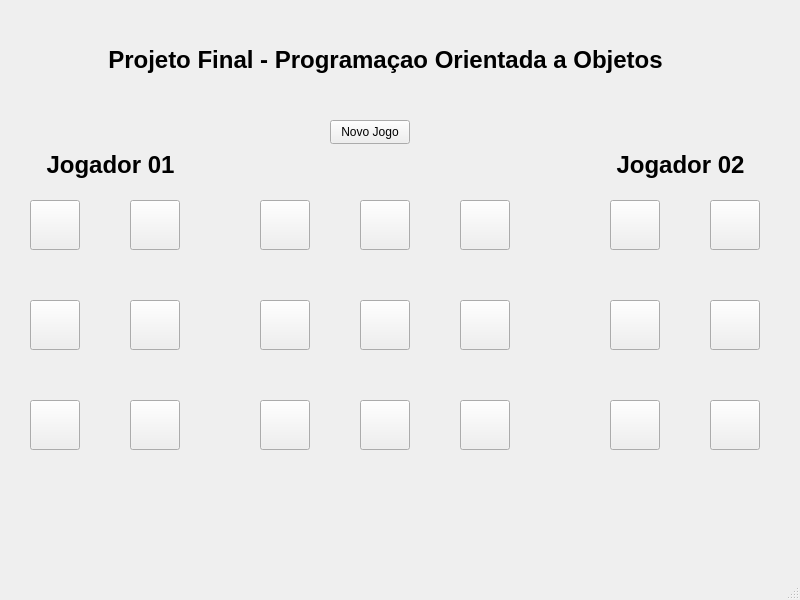
<?xml version="1.0" encoding="UTF-8"?>
<ui version="4.0">
 <class>MainWindow</class>
 <widget class="QMainWindow" name="MainWindow">
  <property name="geometry">
   <rect>
    <x>0</x>
    <y>0</y>
    <width>800</width>
    <height>600</height>
   </rect>
  </property>
  <property name="windowTitle">
   <string>Game</string>
  </property>
  <widget class="QWidget" name="centralwidget">
   <widget class="QLabel" name="label_2">
    <property name="geometry">
     <rect>
      <x>20</x>
      <y>10</y>
      <width>731</width>
      <height>101</height>
     </rect>
    </property>
    <property name="text">
     <string>&lt;html&gt;&lt;head/&gt;&lt;body&gt;&lt;h1 align=&quot;center&quot; style=&quot; margin-top:18px; margin-bottom:12px; margin-left:0px; margin-right:0px; -qt-block-indent:0; text-indent:0px;&quot;&gt;Projeto Final - Programaçao Orientada a Objetos&lt;/h1&gt;&lt;/body&gt;&lt;/html&gt;</string>
    </property>
   </widget>
   <widget class="QPushButton" name="btn_Peca11">
    <property name="geometry">
     <rect>
      <x>30</x>
      <y>200</y>
      <width>50</width>
      <height>50</height>
     </rect>
    </property>
    <property name="text">
     <string/>
    </property>
   </widget>
   <widget class="QPushButton" name="btn_Peca13">
    <property name="geometry">
     <rect>
      <x>30</x>
      <y>300</y>
      <width>50</width>
      <height>50</height>
     </rect>
    </property>
    <property name="text">
     <string/>
    </property>
   </widget>
   <widget class="QPushButton" name="btn_Peca14">
    <property name="geometry">
     <rect>
      <x>130</x>
      <y>300</y>
      <width>50</width>
      <height>50</height>
     </rect>
    </property>
    <property name="text">
     <string/>
    </property>
   </widget>
   <widget class="QPushButton" name="btn_Peca15">
    <property name="geometry">
     <rect>
      <x>30</x>
      <y>400</y>
      <width>50</width>
      <height>50</height>
     </rect>
    </property>
    <property name="text">
     <string/>
    </property>
   </widget>
   <widget class="QPushButton" name="btn_Peca16">
    <property name="geometry">
     <rect>
      <x>130</x>
      <y>400</y>
      <width>50</width>
      <height>50</height>
     </rect>
    </property>
    <property name="text">
     <string/>
    </property>
   </widget>
   <widget class="QPushButton" name="btn_Peca12">
    <property name="geometry">
     <rect>
      <x>130</x>
      <y>200</y>
      <width>50</width>
      <height>50</height>
     </rect>
    </property>
    <property name="text">
     <string/>
    </property>
   </widget>
   <widget class="QPushButton" name="btn_Peca26">
    <property name="geometry">
     <rect>
      <x>710</x>
      <y>400</y>
      <width>50</width>
      <height>50</height>
     </rect>
    </property>
    <property name="text">
     <string/>
    </property>
   </widget>
   <widget class="QPushButton" name="btn_Peca21">
    <property name="geometry">
     <rect>
      <x>610</x>
      <y>200</y>
      <width>50</width>
      <height>50</height>
     </rect>
    </property>
    <property name="text">
     <string/>
    </property>
   </widget>
   <widget class="QPushButton" name="btn_Peca22">
    <property name="geometry">
     <rect>
      <x>710</x>
      <y>200</y>
      <width>50</width>
      <height>50</height>
     </rect>
    </property>
    <property name="text">
     <string/>
    </property>
   </widget>
   <widget class="QPushButton" name="btn_Peca24">
    <property name="geometry">
     <rect>
      <x>710</x>
      <y>300</y>
      <width>50</width>
      <height>50</height>
     </rect>
    </property>
    <property name="text">
     <string/>
    </property>
   </widget>
   <widget class="QPushButton" name="btn_Peca25">
    <property name="geometry">
     <rect>
      <x>610</x>
      <y>400</y>
      <width>50</width>
      <height>50</height>
     </rect>
    </property>
    <property name="text">
     <string/>
    </property>
   </widget>
   <widget class="QPushButton" name="btn_Peca23">
    <property name="geometry">
     <rect>
      <x>610</x>
      <y>300</y>
      <width>50</width>
      <height>50</height>
     </rect>
    </property>
    <property name="text">
     <string/>
    </property>
   </widget>
   <widget class="QLabel" name="label_Jogador1">
    <property name="geometry">
     <rect>
      <x>40</x>
      <y>140</y>
      <width>141</width>
      <height>51</height>
     </rect>
    </property>
    <property name="text">
     <string>&lt;html&gt;&lt;head/&gt;&lt;body&gt;&lt;h1 align=&quot;center&quot; style=&quot; margin-top:18px; margin-bottom:12px; margin-left:0px; margin-right:0px; -qt-block-indent:0; text-indent:0px;&quot;&gt;&lt;span style=&quot; font-size:14pt; font-weight:700;&quot;&gt;Jogador 01&lt;/span&gt;&lt;/h1&gt;&lt;/body&gt;&lt;/html&gt;</string>
    </property>
   </widget>
   <widget class="QLabel" name="label_Jogador2">
    <property name="geometry">
     <rect>
      <x>610</x>
      <y>140</y>
      <width>141</width>
      <height>51</height>
     </rect>
    </property>
    <property name="text">
     <string>&lt;html&gt;&lt;head/&gt;&lt;body&gt;&lt;h1 align=&quot;center&quot; style=&quot; margin-top:18px; margin-bottom:12px; margin-left:0px; margin-right:0px; -qt-block-indent:0; text-indent:0px;&quot;&gt;&lt;span style=&quot; font-size:14pt; font-weight:700;&quot;&gt;Jogador 02&lt;/span&gt;&lt;/h1&gt;&lt;/body&gt;&lt;/html&gt;</string>
    </property>
   </widget>
   <widget class="QLabel" name="label_Tabuleiro">
    <property name="geometry">
     <rect>
      <x>205</x>
      <y>170</y>
      <width>380</width>
      <height>310</height>
     </rect>
    </property>
    <property name="text">
     <string/>
    </property>
   </widget>
   <widget class="QPushButton" name="btn_Jogo22">
    <property name="geometry">
     <rect>
      <x>360</x>
      <y>300</y>
      <width>50</width>
      <height>50</height>
     </rect>
    </property>
    <property name="text">
     <string/>
    </property>
   </widget>
   <widget class="QPushButton" name="btn_Jogo21">
    <property name="geometry">
     <rect>
      <x>260</x>
      <y>300</y>
      <width>50</width>
      <height>50</height>
     </rect>
    </property>
    <property name="text">
     <string/>
    </property>
   </widget>
   <widget class="QPushButton" name="btn_Jogo12">
    <property name="geometry">
     <rect>
      <x>360</x>
      <y>200</y>
      <width>50</width>
      <height>50</height>
     </rect>
    </property>
    <property name="text">
     <string/>
    </property>
   </widget>
   <widget class="QPushButton" name="btn_Jogo31">
    <property name="geometry">
     <rect>
      <x>260</x>
      <y>400</y>
      <width>50</width>
      <height>50</height>
     </rect>
    </property>
    <property name="text">
     <string/>
    </property>
   </widget>
   <widget class="QPushButton" name="btn_Jogo11">
    <property name="geometry">
     <rect>
      <x>260</x>
      <y>200</y>
      <width>50</width>
      <height>50</height>
     </rect>
    </property>
    <property name="text">
     <string/>
    </property>
   </widget>
   <widget class="QPushButton" name="btn_Jogo32">
    <property name="geometry">
     <rect>
      <x>360</x>
      <y>400</y>
      <width>50</width>
      <height>50</height>
     </rect>
    </property>
    <property name="text">
     <string/>
    </property>
   </widget>
   <widget class="QPushButton" name="btn_Jogo13">
    <property name="geometry">
     <rect>
      <x>460</x>
      <y>200</y>
      <width>50</width>
      <height>50</height>
     </rect>
    </property>
    <property name="text">
     <string/>
    </property>
   </widget>
   <widget class="QPushButton" name="btn_Jogo33">
    <property name="geometry">
     <rect>
      <x>460</x>
      <y>400</y>
      <width>50</width>
      <height>50</height>
     </rect>
    </property>
    <property name="text">
     <string/>
    </property>
   </widget>
   <widget class="QPushButton" name="btn_Jogo23">
    <property name="geometry">
     <rect>
      <x>460</x>
      <y>300</y>
      <width>50</width>
      <height>50</height>
     </rect>
    </property>
    <property name="text">
     <string/>
    </property>
   </widget>
   <widget class="QPushButton" name="btn_NovoJogo">
    <property name="geometry">
     <rect>
      <x>330</x>
      <y>120</y>
      <width>80</width>
      <height>24</height>
     </rect>
    </property>
    <property name="text">
     <string>Novo Jogo</string>
    </property>
   </widget>
   <zorder>label_Tabuleiro</zorder>
   <zorder>btn_Jogo23</zorder>
   <zorder>btn_Jogo32</zorder>
   <zorder>btn_Jogo21</zorder>
   <zorder>btn_Jogo33</zorder>
   <zorder>btn_Jogo31</zorder>
   <zorder>label_2</zorder>
   <zorder>btn_Peca11</zorder>
   <zorder>btn_Peca13</zorder>
   <zorder>btn_Peca14</zorder>
   <zorder>btn_Peca15</zorder>
   <zorder>btn_Peca16</zorder>
   <zorder>btn_Peca12</zorder>
   <zorder>btn_Peca26</zorder>
   <zorder>btn_Peca21</zorder>
   <zorder>btn_Peca22</zorder>
   <zorder>btn_Peca24</zorder>
   <zorder>btn_Peca25</zorder>
   <zorder>btn_Peca23</zorder>
   <zorder>label_Jogador1</zorder>
   <zorder>label_Jogador2</zorder>
   <zorder>btn_Jogo22</zorder>
   <zorder>btn_Jogo12</zorder>
   <zorder>btn_Jogo11</zorder>
   <zorder>btn_Jogo13</zorder>
   <zorder>btn_NovoJogo</zorder>
  </widget>
  <widget class="QMenuBar" name="menubar">
   <property name="geometry">
    <rect>
     <x>0</x>
     <y>0</y>
     <width>800</width>
     <height>21</height>
    </rect>
   </property>
  </widget>
  <widget class="QStatusBar" name="statusbar"/>
 </widget>
 <resources/>
 <connections/>
</ui>
